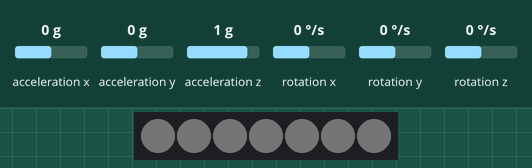
The sketch below on a simulated Arduino Uno, built with avr-gcc and run on an emulated ATmega328P. On the bench: 7 RGB LEDs in strip order, left to right. Inputs (shaded band) come from the test bench; at power-on: acceleration x 0 g, acceleration y 0 g, acceleration z 1 g, rotation x 0 °/s, rotation y 0 °/s, rotation z 0 °/s. Dim RGB values are drawn brighter than linear.

Above: at 1.2 s.
1.3 s: acceleration x set to -1.4 g
At 1.9 s:
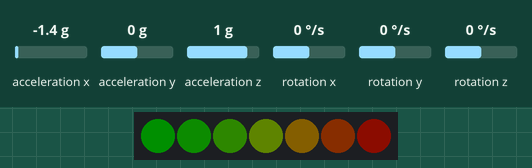
At 2.45 s:
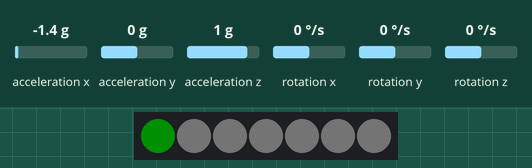
3.5 s: acceleration x set to 1.4 g
At 4.4 s:
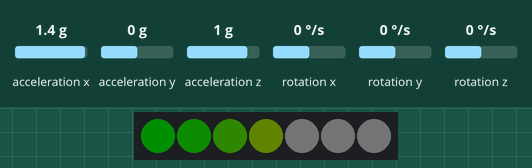
5.8 s: acceleration x set to -0.8 g
8.0 s: acceleration x set to 0 g
Timing chart, 0 to 11.0 s (numbered marks = the images above; inputs shaded):
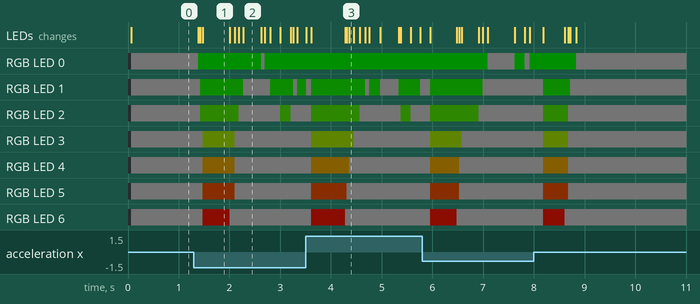

Measured:
- after the input at 1.3 s, RGB LED 0: RGB(1, 1, 1) → RGB(0, 15, 0) after 0.08 s, → RGB(1, 1, 1) 1.2 s later, → RGB(0, 15, 0) 0.06 s later; RGB LED 1: goes RGB(1, 12, 0) 0.85 s, RGB(1, 1, 1) 0.53 s, RGB(1, 12, 0) 0.45 s, RGB(1, 1, 1) 0.08 s, then RGB(1, 12, 0), starting after 0.13 s
- what the display in image 1 shows lasts 0.5 s, from 1.5 s to 2.0 s

The sketch:

mmg.ino
```cpp
#include "Wire.h"
// requires I2Cdev library: https://github.com/jrowberg/i2cdevlib
#include "I2Cdev.h"
// requires NeoPixel library: https://github.com/adafruit/Adafruit_NeoPixel
#include "Adafruit_NeoPixel.h"
// requires MPU-6050 part of the I2Cdev lib: https://github.com/jrowberg/i2cdevlib/tree/master/Arduino/MPU6050
#include "MPU6050.h"

#define NUMLEDS 7
#define LEDPIN 13

int ii;

// sensor
MPU6050 sensor;
int16_t ax, ay, az;
int16_t gx, gy, gz;
float gain;

// filtering
float v[9];
float currval, maxval, smoothval, mag;
uint32_t lastmax;

// LEDs
Adafruit_NeoPixel strip = Adafruit_NeoPixel(NUMLEDS, LEDPIN, NEO_GRB + NEO_KHZ800);
uint8_t expcor[256]; // exponential brightness correction lookup table


void setup ()
{
	Wire.begin();

	// build the exponential correction table for LED brightness
	build_table(90.0); // higher value -> more linear

	// initialize the filter
	for (ii=0; ii<9; ii++)
		v[ii] = 0.0;
	currval = 0.0;
	maxval = 0.0;
	smoothval = 0.0;
	lastmax = millis();

	// set up the MPU
	sensor.initialize();

	gain = 4.0; // higher -> more sensitive

	// init led strip
	strip.begin();
}

void loop ()
{
	// read mpu data
	sensor.getMotion6(&ax, &ay, &az, &gx, &gy, &gz);

	// scale ax and feed to filter
	mag = step_filter(ax/3276.8);

	// find max value in current time window
	if (millis()-lastmax < 100)
	{
		if (fabs(mag) > maxval) maxval = fabs(mag);
	} else {
		currval = maxval;
		maxval = 0.0;
		lastmax = millis();
	}

	// provide smoothing on value
	smoothval = 0.9*smoothval + 0.1*currval;

	// pick colors for the led strip
	for (ii=0; ii<NUMLEDS; ii++)
	{
		if (smoothval*gain > (ii+1)/(NUMLEDS+1.0))
			strip.setPixelColor(ii, expcor[(uint8_t)(ii*60./NUMLEDS)], expcor[(uint8_t)(60.-ii*60./NUMLEDS)], 0);
		else
			strip.setPixelColor(ii, 1, 1, 1);
	}

	// send colors out
	strip.show();

	// the delay is important
	// the loop will run at some rate, this rate determines the coefficients
	//  for the filter. I have measured the time it takes for the loop to
	//  complete and used this for calculating the coefs.
	delay(1);
}

// given a new value x, step the filter forward and return the newest filtered value
// code generated by http://www.schwietering.com/jayduino/filtuino/
// 4th order Butterwoth filter centered on 13 Hz
float step_filter (float x)
{
	v[0] = v[1];
	v[1] = v[2];
	v[2] = v[3];
	v[3] = v[4];
	v[4] = v[5];
	v[5] = v[6];
	v[6] = v[7];
	v[7] = v[8];
	v[8] = (4.392209311882e-5 * x)
			+ ( -0.6378838221 * v[0])
			+ (  5.1150034552 * v[1])
			+ (-18.2346630494 * v[2])
			+ ( 37.7215398561 * v[3])
			+ (-49.5091483922 * v[4])
			+ ( 42.2118284653 * v[5])
			+ (-22.8337680359 * v[6])
			+ (  7.1670057953 * v[7]);

	return (v[0] + v[8]) - 4*(v[2] + v[6]) + 6*v[4];
}

void build_table (float gain)
{
	float b = 255./(exp(255/gain)-1.0);

	for (ii=0; ii<=254; ii++)
	{
		expcor[ii] = (uint8_t)(b*(exp(ii/gain)-1.0));
	}
	expcor[0] = 0;
	expcor[255] = 255;
}
```
